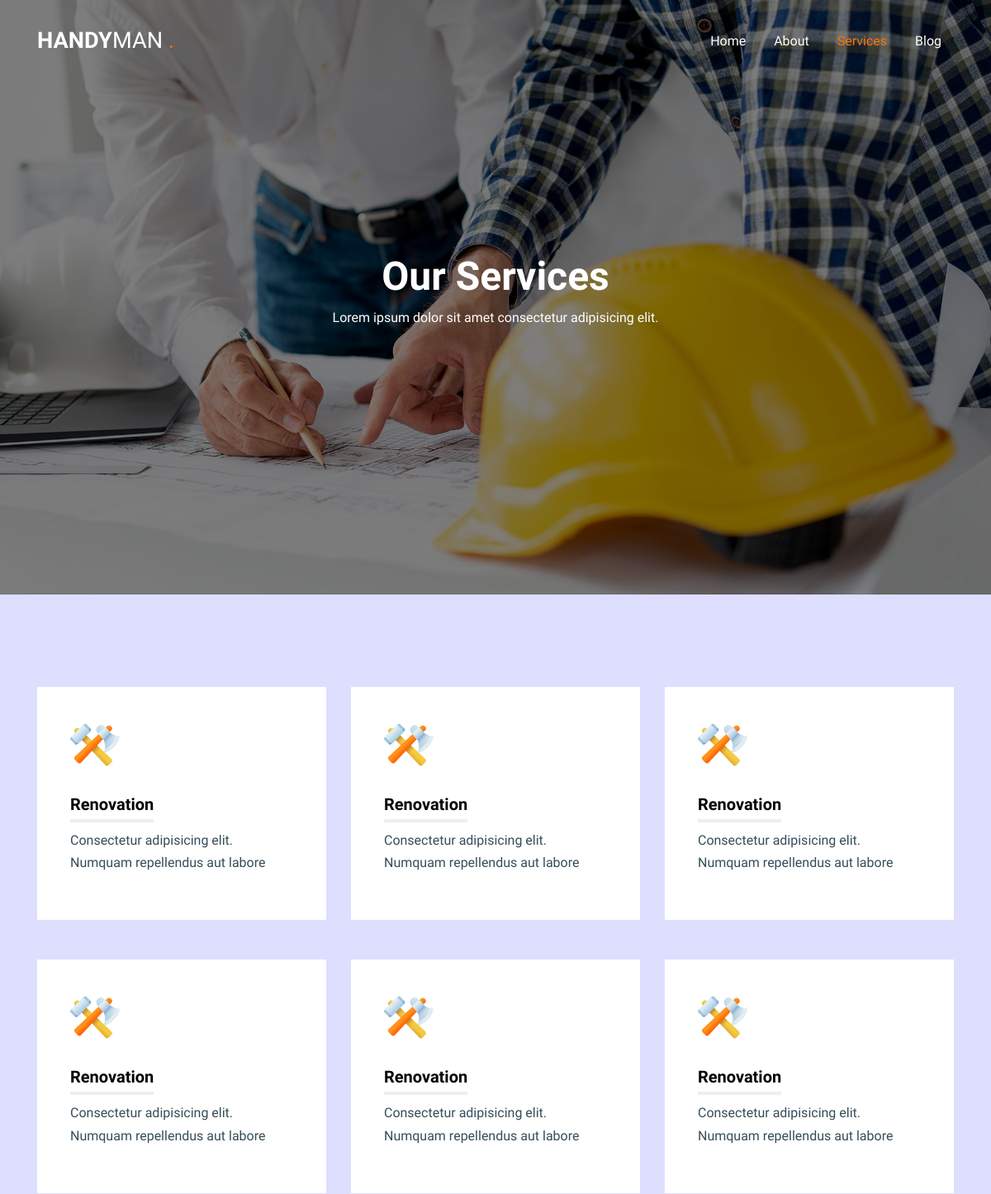
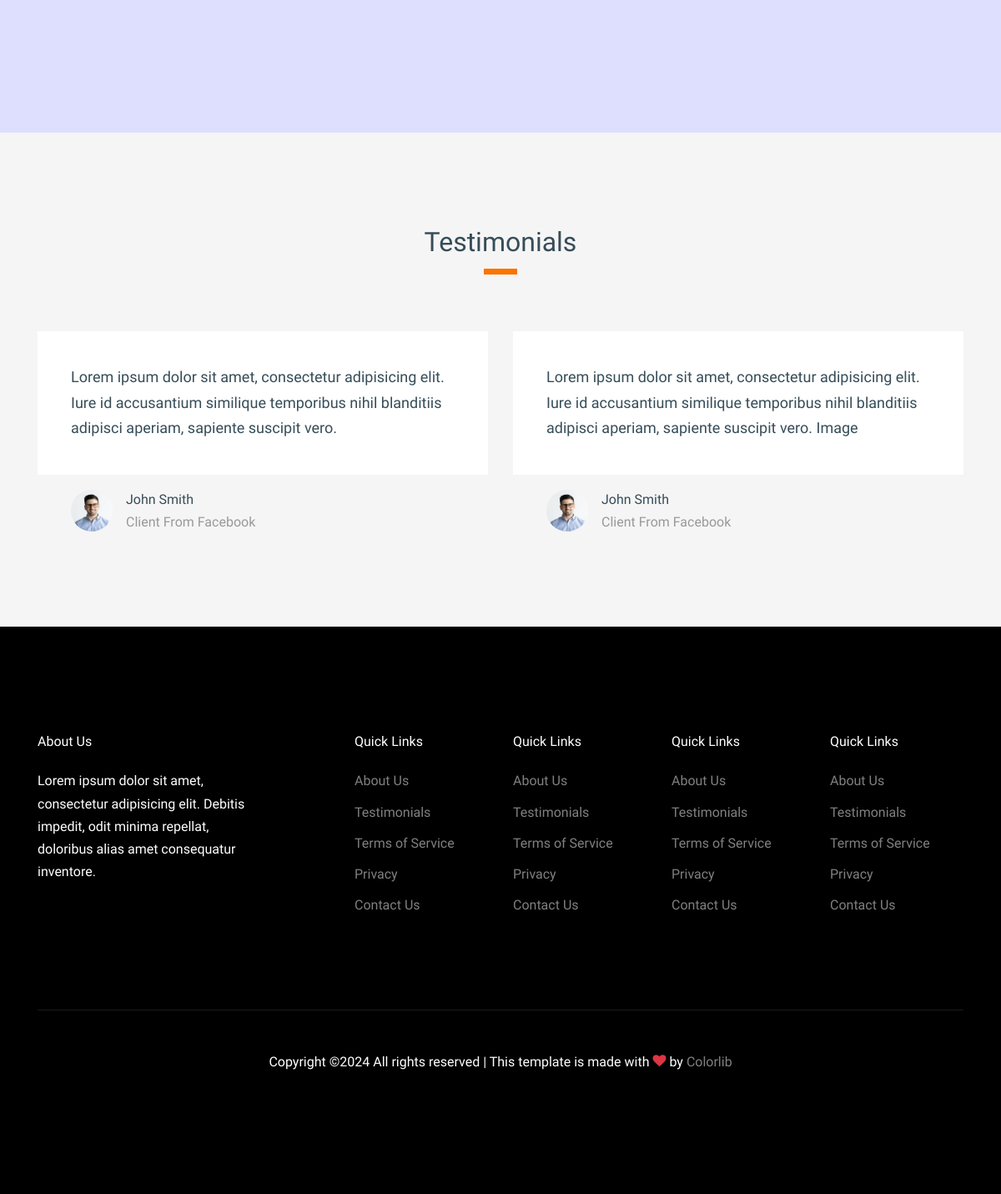
/services, run on the app's committed database (2 pictures, top to bottom).
### app/models.py (models this page shows)
class ServicesPage(models.Model):
    title = models.CharField(max_length=255)
    text = models.TextField(max_length=255)

class Card(models.Model):
    title = models.CharField(max_length=255)
    text = models.TextField(max_length=255)

class Testimonials(models.Model):
    text = models.TextField(max_length=255)
    username = models.CharField(max_length=255)
    job = models.CharField(max_length=255)

### app/views.py (the view)
# urls.py: path('services', services, name='services'),
def services(request):
    servicespage = ServicesPage.objects.all()
    testimonials = Testimonials.objects.all()
    card = Card.objects.all()
    context = {
        'servicespage': servicespage,
        'card': card,
        'testimonials': testimonials,
    }
    return render(request, 'services.html', context)

### templates/services.html (shortened to what this page needs)
{%load static%}
<!doctype html>
<html lang="en">
  <head>
    <link rel="stylesheet" href="{% static 'fonts/icomoon/style.css' %}">
    <link rel="stylesheet" href="{% static 'css/bootstrap.min.css' %}">
    <link rel="stylesheet" href="{% static 'css/bootstrap-datepicker.css' %}">
    <link rel="stylesheet" href="{% static 'css/jquery.fancybox.min.css' %}">
    <link rel="stylesheet" href="{% static 'css/owl.carousel.min.css' %}">
    <link rel="stylesheet" href="{% static 'css/owl.theme.default.min.css' %}">
    <link rel="stylesheet" href="{% static 'fonts/flaticon/font/flaticon.css' %}">
    <link rel="stylesheet" href="{% static 'css/aos.css' %}">
    <link rel="stylesheet" href="{% static 'css/style.css' %}">
  </head>
  <body data-spy="scroll" data-target=".site-navbar-target" data-offset="300">
    <div class="site-wrap" id="home-section">
      <header class="site-navbar site-navbar-target" role="banner">
        <div class="container">
          <div class="row align-items-center position-relative">
            <div class="col-3 ">
              <div class="site-logo">
                <a href="{% url 'main' %}"><strong>Handy</strong>man <span class="text-primary">.</span> </a>
              </div>
            </div>
            <div class="col-9  text-right">
              <nav class="site-navigation text-right ml-auto d-none d-lg-block" role="navigation">
                <ul class="site-menu main-menu js-clone-nav ml-auto ">
                  <li><a href="{% url 'main' %}" class="nav-link">Home</a></li>
                  <li><a href="{% url 'about' %}" class="nav-link">About</a></li>
                  <li class="active"><a href="{% url 'services' %}" class="nav-link">Services</a></li>
                  <li><a href="{% url 'blog' %}" class="nav-link">Blog</a></li>
                </ul>
              </nav>
            </div>
          </div>
        </div>
      </header>
      <div class="ftco-blocks-cover-1">
        <div class="ftco-cover-1 overlay innerpage" style="background-image: url('images/hero_2.jpg')">
          <div class="container">
            <div class="row align-items-center justify-content-center">
              {% for ServicesPage in servicespage%}
              <div class="col-lg-6 text-center">
                <h1>{{ServicesPage.title}}</h1>
                <p>{{ServicesPage.text}}</p>
              </div>
              {% endfor %}
            </div>
          </div>
        </div>
      </div>
    <div class="site-section" style="background-color: #dedffe;">
      <div class="container">
        <div class="row align-items-stretch">
          {% for Card in card%}
          <div class="col-md-6 mb-5 mb-lg-5 col-lg-4">
            <div class="service-2 h-100">
              <div class="svg">
                <img src="{% static 'images/flaticon/svg/001-renovation.svg' %}" alt="Image" class="">
              </div>
              <h3><span>{{Card.title}}</span></h3>
              <p>{{Card.text}}</p>
            </div>
          </div>
          {% endfor %}
        </div>
      </div>
    </div>
    <div class="site-section bg-light">
      <div class="container">
        <div class="row mb-5">
          <div class="col-md-4 mx-auto">
            <h2 class="line-bottom text-center">Testimonials</h2>
          </div>
        </div>
        <div class="row">
          {% for Testimonials in testimonials %}
          <div class="col-lg-6">
            <div class="testimonial-3">
              <blockquote>{{ Testimonials.text }}</blockquote>
              <div class="vcard d-flex align-items-center">
                <div class="img-wrap mr-3">
                  <img src="{% static 'images/person_1.jpg' %}" alt="Image" class="img-fluid">
                </div>
                <div>
                  <span class="d-block">{{Testimonials.username}}</span>
                  <span class="position">{{Testimonials.job}}</span>
                </div>
              </div>
            </div>
          </div>
          {% endfor %}
        </div>
      </div>
    </div>
    <footer class="site-footer">
      <div class="container">
        <div class="row">
          <div class="col-lg-3">
            <h2 class="footer-heading mb-4">About Us</h2>
                <p>Lorem ipsum dolor sit amet, consectetur adipisicing elit. Debitis impedit, odit minima repellat, doloribus alias amet consequatur inventore.</p>
          </div>
          <div class="col-lg-8 ml-auto">
            <div class="row">
              <div class="col-lg-3">
                <h2 class="footer-heading mb-4">Quick Links</h2>
                <ul class="list-unstyled">
                  <li><a href="#">About Us</a></li>
                  <li><a href="#">Testimonials</a></li>
                  <li><a href="#">Terms of Service</a></li>
                  <li><a href="#">Privacy</a></li>
                  <li><a href="#">Contact Us</a></li>
                </ul>
              </div>
              <div class="col-lg-3">
                <h2 class="footer-heading mb-4">Quick Links</h2>
                <ul class="list-unstyled">
                  <li><a href="#">About Us</a></li>
                  <li><a href="#">Testimonials</a></li>
                  <li><a href="#">Terms of Service</a></li>
                  <li><a href="#">Privacy</a></li>
                  <li><a href="#">Contact Us</a></li>
                </ul>
              </div>
              <div class="col-lg-3">
                <h2 class="footer-heading mb-4">Quick Links</h2>
                <ul class="list-unstyled">
                  <li><a href="#">About Us</a></li>
                  <li><a href="#">Testimonials</a></li>
                  <li><a href="#">Terms of Service</a></li>
                  <li><a href="#">Privacy</a></li>
                  <li><a href="#">Contact Us</a></li>
                </ul>
              </div>
              <div class="col-lg-3">
                <h2 class="footer-heading mb-4">Quick Links</h2>
                <ul class="list-unstyled">
                  <li><a href="#">About Us</a></li>
                  <li><a href="#">Testimonials</a></li>
                  <li><a href="#">Terms of Service</a></li>
                  <li><a href="#">Privacy</a></li>
                  <li><a href="#">Contact Us</a></li>
                </ul>
              </div>
            </div>
          </div>
        </div>
        <div class="row pt-5 mt-5 text-center">
          <div class="col-md-12">
            <div class="border-top pt-5">
              <p>
            Copyright &copy;<script>document.write(new Date().getFullYear());</script> All rights reserved | This template is made with <i class="icon-heart text-danger" aria-hidden="true"></i> by <a href="https://colorlib.com" target="_blank" >Colorlib</a>
            </p>
            </div>
          </div>
        </div>
      </div>
    </footer>
    </div>
  </body>
</html>

### static/css/style.css (style rules this page uses)
html { overflow-x: hidden; }
body { line-height: 1.7; color: #364d59 !important; font-weight: 300; font-size: 1rem; }
a { -webkit-transition: .3s all ease; -o-transition: .3s all ease; transition: .3s all ease; text-decoration: none; }
h1, h2, h3, h4, h5, .h1, .h2, .h3, .h4, .h5 { font-weight: 300; color: #364d59; }
.site-section { padding: 2.5em 0; }
@media (min-width: 768px) { .site-section { padding: 5em 0; } }
.site-footer { padding: 4em 0; background: #000; }
@media (min-width: 768px) { .site-footer { padding: 8em 0; } }
.site-footer .border-top { border-top: 1px solid rgba(255, 255, 255, 0.1) !important; }
.site-footer p { color: #fff; }
.site-footer h2, .site-footer h3, .site-footer h4, .site-footer h5 { color: #fff; }
.site-footer a { color: rgba(255, 255, 255, 0.5); }
.site-footer ul li { margin-bottom: 10px; }
.site-footer .footer-heading { font-size: 16px; color: #fff; }
.site-navbar { margin-bottom: 0px; z-index: 1999; position: absolute; top: 0; width: 100%; padding: 1rem; }
.site-navbar .site-logo { margin: 0; padding: 0; font-size: 1.7rem; text-transform: uppercase; }
.site-navbar .site-logo strong { font-weight: 900; }
.site-navbar .site-logo a { color: #fff; }
.site-navbar .site-navigation .site-menu { margin: 0; padding: 0; margin-bottom: 0; }
.site-navbar .site-navigation .site-menu .active { color: #fb7400 !important; }
.site-navbar .site-navigation .site-menu a { text-decoration: none !important; display: inline-block; }
.site-navbar .site-navigation .site-menu > li { display: inline-block; }
.site-navbar .site-navigation .site-menu > li > a { margin-left: 15px; margin-right: 15px; padding: 20px 0px; color: #fff !important; display: inline-block; text-decoration: none !important; }
.site-navbar .site-navigation .site-menu > li.active > a { color: #fb7400 !important; }
.site-mobile-menu .site-nav-wrap { padding: 0; margin: 0; list-style: none; position: relative; }
.site-mobile-menu .site-nav-wrap a { padding: 10px 20px; display: block; position: relative; color: #212529; }
.site-mobile-menu .site-nav-wrap li { position: relative; display: block; }
.site-mobile-menu .site-nav-wrap li.active > a { color: #fb7400; }
.site-mobile-menu .site-nav-wrap > li { display: block; position: relative; float: left; width: 100%; }
.site-mobile-menu .site-nav-wrap > li > a { padding-left: 20px; font-size: 20px; }
.site-section { padding: 7rem 0; }
.ftco-cover-1 { background-size: cover; background-position: center center; background-repeat: no-repeat; }
.ftco-cover-1, .ftco-cover-1 .container > .row { height: 100vh; min-height: 670px; }
.ftco-cover-1.innerpage, .ftco-cover-1.innerpage .container > .row { height: 90vh; min-height: 700px; }
.ftco-cover-1 > .container { position: relative; }
.ftco-cover-1.overlay { position: relative; }
.ftco-cover-1.overlay:before { content: ""; position: absolute; top: 0; left: 0; right: 0; bottom: 0; opacity: .5; background: #000; }
.ftco-cover-1.overlay h1 { color: #fff; font-size: 3rem; font-weight: 900; }
.ftco-cover-1.overlay p { color: #fff; }
.bg-light { background-color: #f6f5f5 !important; }
.service-2 { padding: 40px; background: #fff; -webkit-transition: .3s all ease; -o-transition: .3s all ease; transition: .3s all ease; }
.service-2 .svg { width: 60px; margin-bottom: 30px; }
.service-2 .svg img { max-width: 100%; }
.service-2 h3 { font-size: 20px; color: #000; font-weight: 700; position: relative; }
.service-2 h3 span { display: inline-block; position: relative; padding-bottom: 10px; }
.service-2 h3 span:after { content: ""; position: absolute; bottom: 0; left: 0; width: 100%; background-color: #efefef; height: 4px; }
.testimonial-3 blockquote { padding: 40px; background: #fff; font-size: 18px; }
.testimonial-3 .img-wrap { margin-left: 40px; }
.testimonial-3 .position { color: #999; }
.testimonial-3 .vcard { -webkit-box-flex: 0; -ms-flex: 0 0 50px; flex: 0 0 50px; }
.testimonial-3 .vcard img { width: 50px; border-radius: 50%; max-width: 100%; }
.line-bottom { position: relative; padding-bottom: 20px; margin-bottom: 20px; }
.line-bottom:after { content: ""; position: absolute; width: 40px; height: 7px; left: 0; background-color: #fb7400; bottom: 0; }
.line-bottom.text-center:after { left: 50%; -webkit-transform: translateX(-50%); -ms-transform: translateX(-50%); transform: translateX(-50%); }

### data on the page
ServicesPage: title "Our Services", text "Lorem ipsum dolor sit amet consectetur adipisicing elit."
Card: title "Renovation", text "Consectetur adipisicing elit. Numquam repellendus aut labore"
Card: title "Renovation", text "Consectetur adipisicing elit. Numquam repellendus aut labore"
Card: title "Renovation", text "Consectetur adipisicing elit. Numquam repellendus aut labore"
Card: title "Renovation", text "Consectetur adipisicing elit. Numquam repellendus aut labore"
Card: title "Renovation", text "Consectetur adipisicing elit. Numquam repellendus aut labore"
Card: title "Renovation", text "Consectetur adipisicing elit. Numquam repellendus aut labore"
Testimonials: text "Lorem ipsum dolor sit amet, consectetur adipisicing elit. Iure id accusantium similique temporibus nihil blanditiis adipisci aperiam, sapiente suscipit vero.", username "John Smith", job "Client From Facebook"
Testimonials: text "Lorem ipsum dolor sit amet, consectetur adipisicing elit. Iure id accusantium similique temporibus nihil blanditiis adipisci aperiam, sapiente suscipit vero. Image", username "John Smith", job "Client From Facebook"
